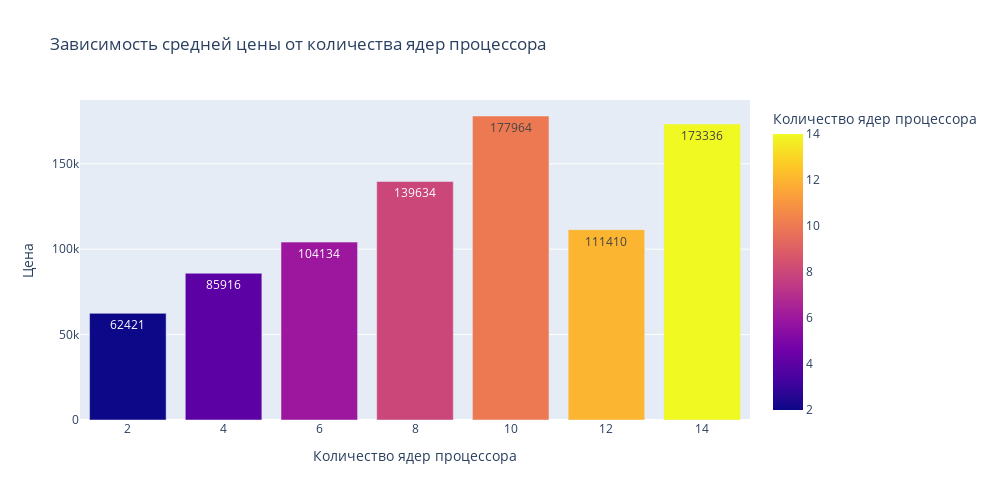

Notebook code for this chart:
### Markdown cell above
### Зависимость средней цены от количества ядер процесора

### Code cell
price_cores = df.groupby( by='Количество ядер процессора', as_index=False)[['Цена']].mean().round()

fig = px.bar(
    data_frame = price_cores, 
    x="Количество ядер процессора", 
    y="Цена", 
    color='Количество ядер процессора', 
    text = 'Цена', 
    orientation='v', 
    height=500, 
    width=1000, 
    title = 'Зависимость средней цены от количества ядер процессора' 
)

fig.show()

### Figure 1 — Plotly figure (JSON) as saved in the notebook; plotly's stock layout.template omitted (floating-point values rounded to 4 significant figures)
{"data": [{"alignmentgroup": "True", "hovertemplate": "Количество ядер процессора=%{marker.color}<br>Цена=%{text}<extra></extra>", "legendgroup": "", "marker": {"color": [2, 4, 6, 8, 10, 12, 14], "coloraxis": "coloraxis", "pattern": {"shape": ""}}, "name": "", "offsetgroup": "", "orientation": "v", "showlegend": false, "text": [62421, 85916, 104134, 139634, 177964, 111410, 173336], "textposition": "auto", "type": "bar", "x": [2, 4, 6, 8, 10, 12, 14], "xaxis": "x", "y": [62421, 85916, 104134, 139634, 177964, 111410, 173336], "yaxis": "y"}], "layout": {"barmode": "relative", "coloraxis": {"colorbar": {"title": {"text": "Количество ядер процессора"}}, "colorscale": [[0, "#0d0887"], [0.1111, "#46039f"], [0.2222, "#7201a8"], [0.3333, "#9c179e"], [0.4444, "#bd3786"], [0.5556, "#d8576b"], [0.6667, "#ed7953"], [0.7778, "#fb9f3a"], [0.8889, "#fdca26"], [1, "#f0f921"]]}, "height": 500, "legend": {"tracegroupgap": 0}, "title": {"text": "Зависимость средней цены от количества ядер процессора"}, "width": 1000, "xaxis": {"anchor": "y", "domain": [0, 1], "title": {"text": "Количество ядер процессора"}}, "yaxis": {"anchor": "x", "domain": [0, 1], "title": {"text": "Цена"}}}}
